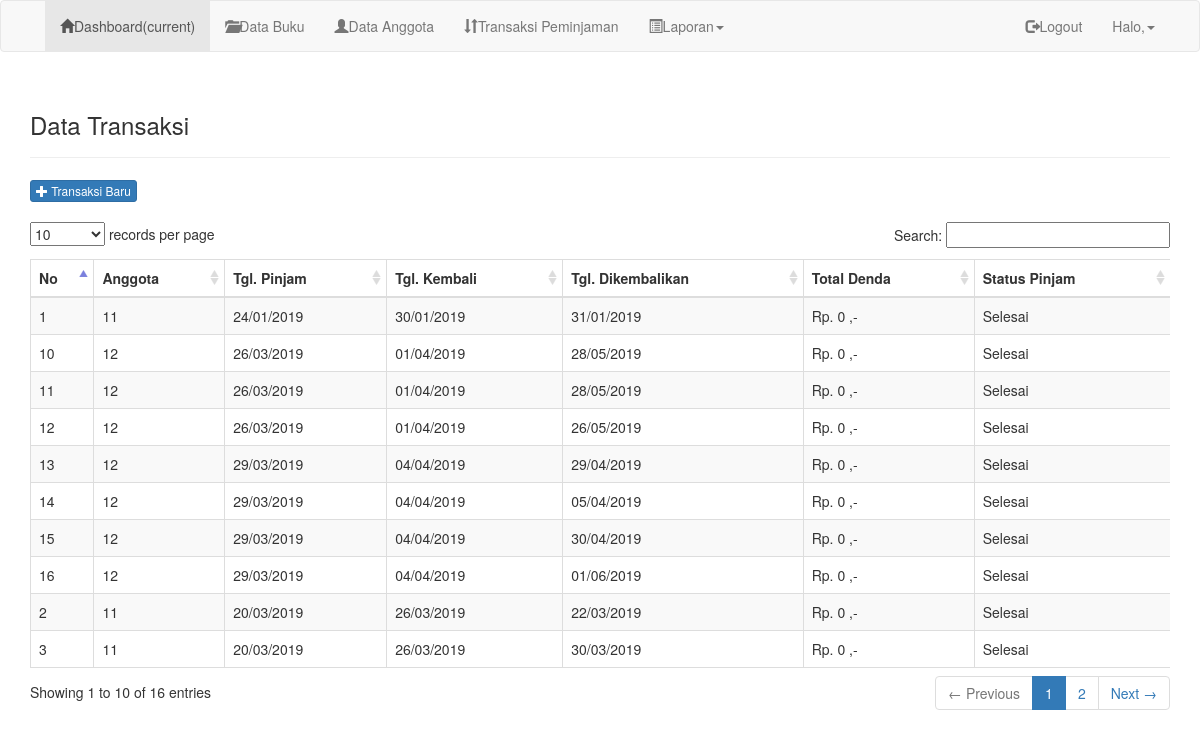
Screenshot of /index.php/admin/transaksi with the database file from the repository.
### tables this page shows
CREATE TABLE `peminjaman` (
  `id_pinjam` varchar(5) NOT NULL,
  `tanggal_input` datetime NOT NULL,
  `id_anggota` int(5) NOT NULL,
  `tgl_pinjam` date NOT NULL,
  `tgl_kembali` date NOT NULL,
  `tgl_pengembalian` date NOT NULL,
  `totaldenda` double NOT NULL DEFAULT '0',
  `status_peminjaman` enum('Booking','Selesai','Belum Selesai') DEFAULT 'Belum Selesai',
  `status_pengembalian` enum('Kembali','Belum Kembali') NOT NULL
);

### application/controllers/Admin.php (called while the page is built, shortened)
<?php
class Admin extends CI_Controller
{
    function transaksi(){
      $data['peminjaman'] = $this->M_perpus->get_data('peminjaman')->result();
      $this->load->view('admin/header');
      $this->load->view('admin/peminjaman',$data);
      $this->load->view('admin/footer');
    }
}

### index.php (called while the page is built, shortened)
<?php
require_once BASEPATH.'core/CodeIgniter.php';

### application/models/M_perpus.php (called while the page is built, shortened)
<?php
class M_perpus extends CI_Model
{
  function get_data($table){
    return $this->db->get($table);
  }
}
 ?>

### application/views/admin/peminjaman.php (the view, shortened to what this page needs)
<div class="page-header">
  <h3>Data Transaksi</h3>
</div>
<a href="<?php echo base_url().'admin/tambah_peminjaman'; ?>" class="btn btn-primary btn-xs"><span class="glyphicon glyphicon-plus"></span> Transaksi Baru</a>
<br><br>
<div class="table-responsive">
  <table class="table table-bordered table-striped table-hover" id = "table-datatable">
    <thead>
      <tr>
        <th>No</th>
        <th>Anggota</th>
        <th>Tgl. Pinjam</th>
        <th>Tgl. Kembali</th>
        <th>Tgl. Dikembalikan</th>
        <th>Total Denda</th>
        <th>Status Pinjam</th>
      </tr>
    </thead>
    <tbody>
      <?php
        $no = 1;
        foreach ($peminjaman as $p) {
      ?>
      <tr>
        <td><?php echo $no++; ?></td>
        <td><?php echo $p->id_anggota ?></td>
        <td><?php echo date('d/m/Y',strtotime($p->tgl_pinjam)); ?></td>
        <td><?php echo date('d/m/Y',strtotime($p->tgl_kembali)); ?></td>
        <td>
          <?php
          if($p->tgl_pinjam =="0000-00-00"){
            echo "-";
          }else{
            echo date('d/m/Y',strtotime($p->tgl_pengembalian));
          } ?>
        </td>
        <td><?php echo "Rp. ". number_format($p->totaldenda)." ,-"; ?></td>
        <td>
          <?php
          if($p->status_peminjaman == "Selesai"){
            echo "Selesai";
          }else if($p->status_peminjaman =="Booking"){?>
            <a class="btn btn-sm btn-info" href="<?php echo base_url().'peminjaman/pinjam/'.$p->id_pinjam; ?>"><span class="glyphicon glyphicon-ok"></span> Pinjam</a>
          <?php } ?>
        </td>
      </tr>
    <?php } ?>
  </tbody>
</table>
</div>

### application/views/admin/header.php (shortened to what this page needs)
<!DOCTYPE html>
<html>
<head>
    <link rel="stylesheet" type="text/css" href="<?php echo base_url().'assets/css/bootstrap.css' ?>">
    <link rel="stylesheet" type="text/css" href="<?php echo base_url().'assets/datatable/datatables.css' ?>">
  </head>
  <body>
    <nav class="navbar navbar-default">
      <div class="container">
        <div class="collapse navbar-collapse" id="bs-examplenavbar-collapse-1">
          <ul class="nav navbar-nav">
            <li class="active"><a href="<?php echo base_url().'admin'; ?>"><span class="glyphicon glyphicon-home"></span>Dashboard<span class="sronly">(current)</span></a></li>
            <li><a href="<?php echo base_url().'admin/buku'; ?>"><span class="glyphicon glyphicon-folder-open"></span>Data Buku</a></li>
            <li><a href="<?php echo base_url().'admin/anggota'; ?>"><span class="glyphicon glyphicon-user"></span>Data Anggota</a></li>
            <li><a href="<?php echo base_url().'admin/peminjaman'; ?>"><span class="glyphicon glyphicon-sort"></span>Transaksi Peminjaman</a></li>
            <li class="dropdown"><a href="<?php echo base_url().'#'; ?>" class="dropdown-toggle"
              data-toggle="dropdown" role="button" aria-haspopup="true" ariaexpanded="false">
              <span class="glyphicon glyphicon-list-alt"></span>Laporan<span class="caret"></span></a>
            </li>
          </ul>
          <ul class="nav navbar-nav navbar-right">
            <li><a href="<?php echo base_url().'admin/logout'; ?>"><span class="glyphicon glyphicon-log-out"></span>Logout</a></li>
            <li class="dropdown"><a href="#" class="dropdown-toggle" data-toggle="dropdown" role="button" aria-haspopup="true" ariaexpanded="false"><?php echo "Halo,<b>".$this->session->userdata('nama');?></b><span class="caret"></span></a>
            </li>
          </ul>
        </div>
      </div>
    </nav>
  <div class="container">

### application/views/admin/footer.php (shortened to what this page needs)
</div>
</body>
</html>

### assets/datatable/datatables.css (style rules this page uses)
table.dataTable, table.dataTable td, table.dataTable th { -webkit-box-sizing: content-box; -moz-box-sizing: content-box; box-sizing: content-box; }
table.dataTable { clear: both; margin-top: 6px !important; margin-bottom: 6px !important; max-width: none !important; }
table.dataTable thead .sorting, table.dataTable thead .sorting_asc, table.dataTable thead .sorting_desc, table.dataTable thead .sorting_asc_disabled, table.dataTable thead .sorting_desc_disabled { cursor: pointer; }
table.dataTable thead .sorting { background: url('images/sort_both.png') no-repeat center right; }
table.dataTable thead .sorting_asc { background: url('images/sort_asc.png') no-repeat center right; }

### rows the page displays
peminjaman: id_anggota "11", tgl_pinjam "24/01/2019", tgl_kembali "30/01/2019", tgl_pengembalian "31/01/2019", totaldenda "0", status_peminjaman "Selesai"
peminjaman: id_anggota "11", tgl_pinjam "20/03/2019", tgl_kembali "26/03/2019", tgl_pengembalian "22/03/2019", totaldenda "0", status_peminjaman "Selesai"
peminjaman: id_anggota "11", tgl_pinjam "20/03/2019", tgl_kembali "26/03/2019", tgl_pengembalian "30/03/2019", totaldenda "0", status_peminjaman "Selesai"
peminjaman: id_anggota "12", tgl_pinjam "26/03/2019", tgl_kembali "01/04/2019", tgl_pengembalian "28/05/2019", totaldenda "0", status_peminjaman "Selesai"
peminjaman: id_anggota "12", tgl_pinjam "26/03/2019", tgl_kembali "01/04/2019", tgl_pengembalian "28/05/2019", totaldenda "0", status_peminjaman "Selesai"
peminjaman: id_anggota "12", tgl_pinjam "26/03/2019", tgl_kembali "01/04/2019", tgl_pengembalian "26/05/2019", totaldenda "0", status_peminjaman "Selesai"
peminjaman: id_anggota "12", tgl_pinjam "29/03/2019", tgl_kembali "04/04/2019", tgl_pengembalian "29/04/2019", totaldenda "0", status_peminjaman "Selesai"
peminjaman: id_anggota "12", tgl_pinjam "29/03/2019", tgl_kembali "04/04/2019", tgl_pengembalian "05/04/2019", totaldenda "0", status_peminjaman "Selesai"
peminjaman: id_anggota "12", tgl_pinjam "29/03/2019", tgl_kembali "04/04/2019", tgl_pengembalian "30/04/2019", totaldenda "0", status_peminjaman "Selesai"
peminjaman: id_anggota "12", tgl_pinjam "29/03/2019", tgl_kembali "04/04/2019", tgl_pengembalian "01/06/2019", totaldenda "0", status_peminjaman "Selesai"
